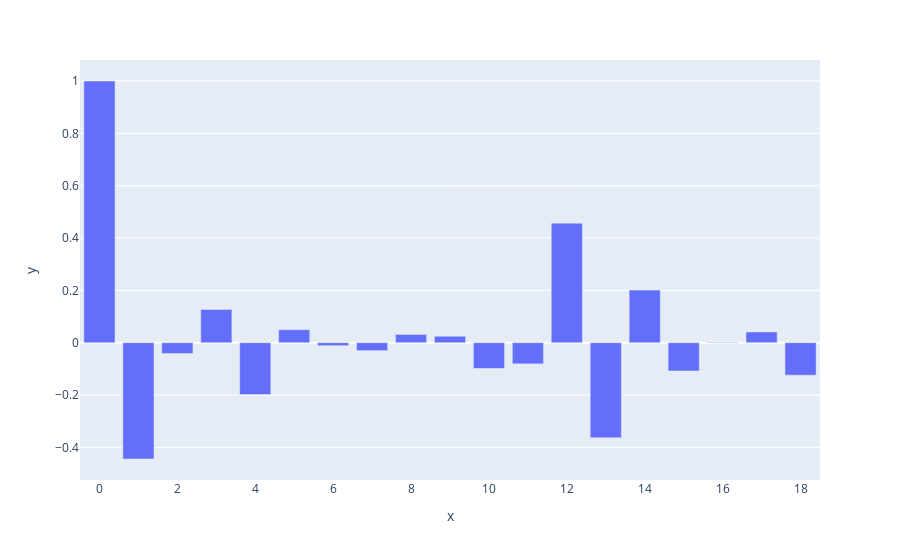

The notebook cell this image was saved under:
### Code cell
acf_vals = acf(first_diff)
fig = px.bar(y=acf_vals)
fig.show()

### Figure 1 — Plotly figure (JSON) as saved in the notebook; plotly's stock layout.template omitted (floating-point values rounded to 4 significant figures)
{"data": [{"alignmentgroup": "True", "hovertemplate": "x=%{x}<br>y=%{y}<extra></extra>", "legendgroup": "", "marker": {"color": "#636efa", "pattern": {"shape": ""}}, "name": "", "offsetgroup": "", "orientation": "v", "showlegend": false, "textposition": "auto", "type": "bar", "x": [0, 1, 2, 3, 4, 5, 6, 7, 8, 9, 10, 11, 12, 13, 14, 15, 16, 17, 18], "xaxis": "x", "y": [1, -0.4444, -0.04133, 0.1272, -0.1979, 0.04963, -0.01143, -0.03033, 0.0316, 0.02465, -0.09822, -0.0808, 0.4569, -0.3633, 0.2011, -0.1082, 0.001827, 0.0409, -0.124], "yaxis": "y"}], "layout": {"barmode": "relative", "legend": {"tracegroupgap": 0}, "margin": {"t": 60}, "xaxis": {"anchor": "y", "domain": [0, 1], "title": {"text": "x"}}, "yaxis": {"anchor": "x", "domain": [0, 1], "title": {"text": "y"}}}}
